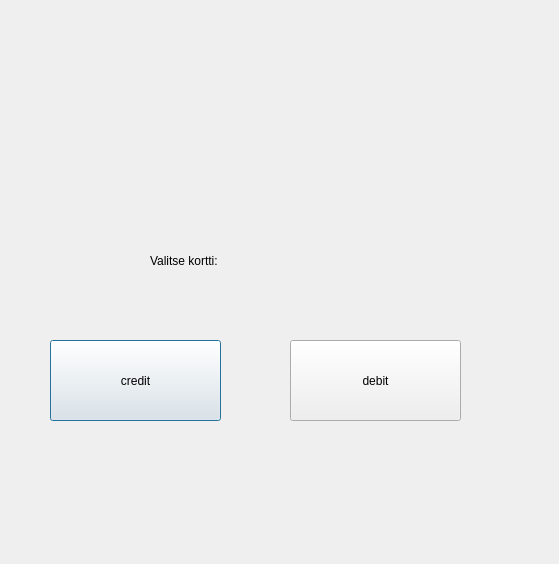
<?xml version="1.0" encoding="UTF-8"?>
<ui version="4.0">
 <class>chooseCard</class>
 <widget class="QDialog" name="chooseCard">
  <property name="geometry">
   <rect>
    <x>0</x>
    <y>0</y>
    <width>559</width>
    <height>564</height>
   </rect>
  </property>
  <property name="windowTitle">
   <string>Dialog</string>
  </property>
  <widget class="QLabel" name="label">
   <property name="geometry">
    <rect>
     <x>150</x>
     <y>220</y>
     <width>221</width>
     <height>81</height>
    </rect>
   </property>
   <property name="text">
    <string>Valitse kortti:</string>
   </property>
  </widget>
  <widget class="QPushButton" name="nappi_credit">
   <property name="geometry">
    <rect>
     <x>50</x>
     <y>340</y>
     <width>171</width>
     <height>81</height>
    </rect>
   </property>
   <property name="text">
    <string>credit</string>
   </property>
  </widget>
  <widget class="QPushButton" name="nappi_debit">
   <property name="geometry">
    <rect>
     <x>290</x>
     <y>340</y>
     <width>171</width>
     <height>81</height>
    </rect>
   </property>
   <property name="text">
    <string>debit</string>
   </property>
  </widget>
 </widget>
 <resources/>
 <connections/>
</ui>
